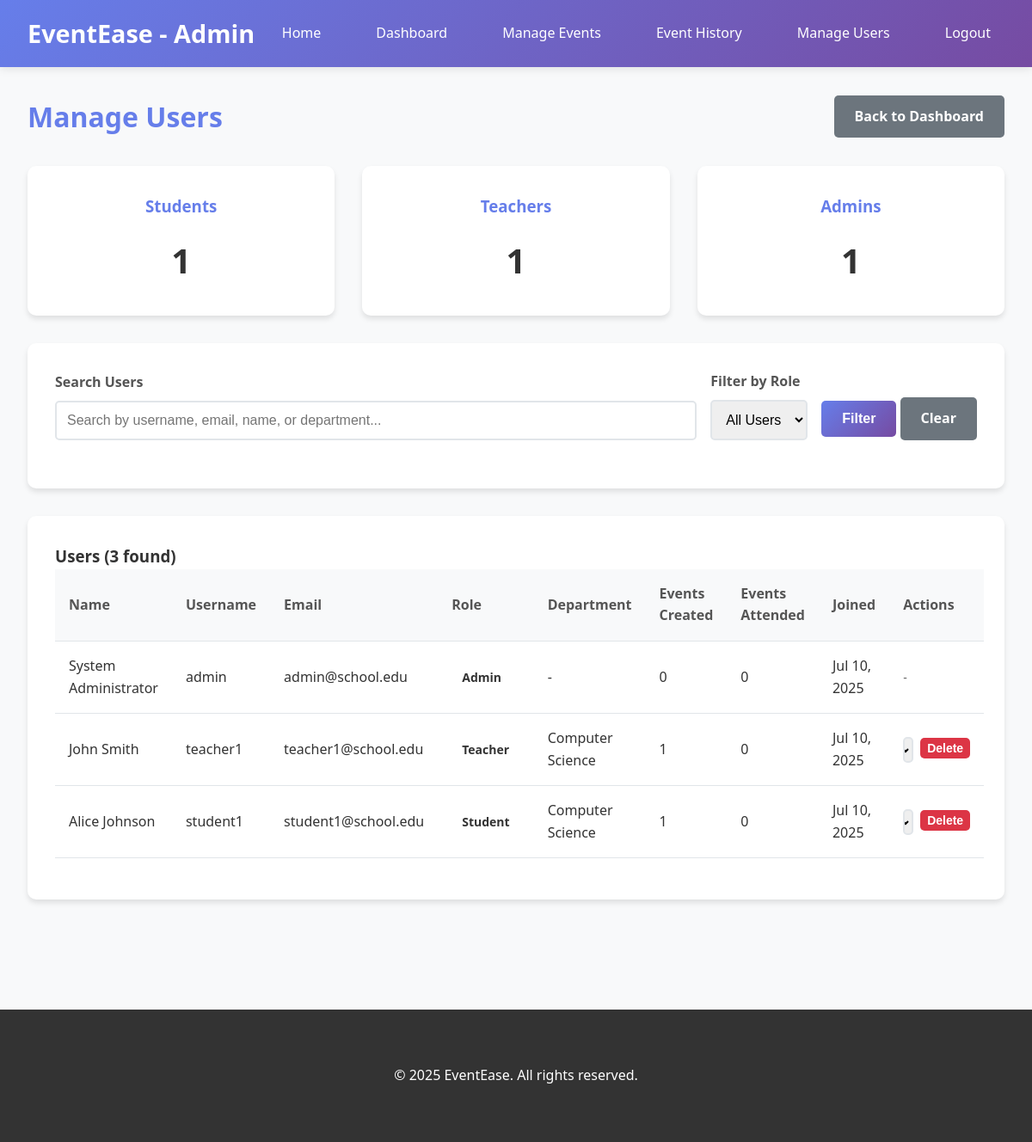
The page /admin/users.php (signed in) on the database its author committed.
### tables this page shows
CREATE TABLE users (
    id INT PRIMARY KEY AUTO_INCREMENT,
    username VARCHAR(50) UNIQUE NOT NULL,
    email VARCHAR(100) UNIQUE NOT NULL,
    password VARCHAR(255) NOT NULL,
    full_name VARCHAR(100) NOT NULL,
    role ENUM('student', 'teacher', 'admin') DEFAULT 'student',
    department VARCHAR(100),
    created_at TIMESTAMP DEFAULT CURRENT_TIMESTAMP,
    updated_at TIMESTAMP DEFAULT CURRENT_TIMESTAMP ON UPDATE CURRENT_TIMESTAMP
);

### config.php (called while the page is built, shortened)
<?php
function sanitize($data) {
    return htmlspecialchars(trim($data), ENT_QUOTES, 'UTF-8');
}
?>

### admin/users.php (the view, shortened to what this page needs)
<?php
require_once '../config.php';
$pdo = getDBConnection();
$search = $_GET['search'] ?? '';
$where_conditions = [];
$params = [];
$where_clause = !empty($where_conditions) ? 'WHERE ' . implode(' AND ', $where_conditions) : '';
$query = "
    SELECT u.*,
           (SELECT COUNT(*) FROM events WHERE created_by = u.id) as events_created,
           (SELECT COUNT(*) FROM rsvps WHERE user_id = u.id AND status = 'attending') as events_attended
    FROM users u
    $where_clause
    ORDER BY u.created_at DESC
";
$stmt = $pdo->prepare($query);
$stmt->execute($params);
$users = $stmt->fetchAll();
$stmt = $pdo->query("SELECT role, COUNT(*) as count FROM users GROUP BY role");
$userStats = $stmt->fetchAll();
?>
<!DOCTYPE html>
<html lang="en">
<head>
    <link rel="stylesheet" href="../assets/css/style.css">
</head>
<body>
    <header class="header">
        <nav class="navbar">
            <div class="logo"><?php echo SITE_NAME; ?> - Admin</div>
            <ul class="nav-links">
                <li><a href="../index.php">Home</a></li>
                <li><a href="dashboard.php">Dashboard</a></li>
                <li><a href="events.php">Manage Events</a></li>
                <li><a href="event_history.php">Event History</a></li>
                <li><a href="users.php">Manage Users</a></li>
                <li><a href="../logout.php">Logout</a></li>
            </ul>
        </nav>
    </header>
    <main>
        <div class="container">
            <div style="display: flex; justify-content: space-between; align-items: center; margin-bottom: 2rem;">
                <h1 style="color: #667eea;">Manage Users</h1>
                <a href="dashboard.php" class="btn btn-secondary">Back to Dashboard</a>
            </div>
            <div class="dashboard-grid">
                <?php foreach ($userStats as $stat): ?>
                    <div class="dashboard-card">
                        <h3><?php echo ucfirst($stat['role']); ?>s</h3>
                        <div class="number"><?php echo $stat['count']; ?></div>
                    </div>
                <?php endforeach; ?>
            </div>
            <div class="card">
                <form method="GET" style="display: flex; gap: 1rem; align-items: end; flex-wrap: wrap;">
                    <div class="form-group" style="flex: 1; min-width: 200px;">
                        <label for="search">Search Users</label>
                        <input type="text" id="search" name="search" class="form-control"
                               value="<?php echo sanitize($search); ?>"
                               placeholder="Search by username, email, name, or department...">
                    </div>
                    <div class="form-group">
                        <label for="filter">Filter by Role</label>
                        <select id="filter" name="filter" class="form-control">
                            <option value="">All Users</option>
                        </select>
                    </div>
                    <div class="form-group">
                        <button type="submit" class="btn btn-primary">Filter</button>
                        <a href="users.php" class="btn btn-secondary">Clear</a>
                    </div>
                </form>
            </div>
            <div class="card">
                <h3>Users (<?php echo count($users); ?> found)</h3>
                <?php if (empty($users)): ?>
                    <p>No users found matching your criteria.</p>
                <?php else: ?>
                    <div class="table-responsive">
                        <table class="table">
                            <thead>
                                <tr>
                                    <th>Name</th>
                                    <th>Username</th>
                                    <th>Email</th>
                                    <th>Role</th>
                                    <th>Department</th>
                                    <th>Events Created</th>
                                    <th>Events Attended</th>
                                    <th>Joined</th>
                                    <th>Actions</th>
                                </tr>
                            </thead>
                            <tbody>
                                <?php foreach ($users as $user): ?>
                                    <tr>
                                        <td><?php echo sanitize($user['full_name']); ?></td>
                                        <td><?php echo sanitize($user['username']); ?></td>
                                        <td><?php echo sanitize($user['email']); ?></td>
                                        <td>
                                            <span class="badge badge-<?php echo $user['role']; ?>">
                                                <?php echo ucfirst($user['role']); ?>
                                            </span>
                                        </td>
                                        <td><?php echo sanitize($user['department'] ?: '-'); ?></td>
                                        <td><?php echo $user['events_created']; ?></td>
                                        <td><?php echo $user['events_attended']; ?></td>
                                        <td><?php echo date('M j, Y', strtotime($user['created_at'])); ?></td>
                                        <td>
                                            <?php if ($user['id'] !== $_SESSION['user_id'] && $user['role'] !== 'admin'): ?>
                                                <div style="display: flex; gap: 0.5rem;">
                                                    <form method="POST" style="display: inline;">
                                                        <select name="new_role" class="form-control" style="padding: 0.25rem; font-size: 0.875rem;" onchange="this.form.submit()">
                                                            <option value="student" <?php echo $user['role'] === 'student' ? 'selected' : ''; ?>>Student</option>
                                                            <option value="teacher" <?php echo $user['role'] === 'teacher' ? 'selected' : ''; ?>>Teacher</option>
                                                        </select>
                                                    </form>
                                                    <form method="POST" style="display: inline;" onsubmit="return confirm('Are you sure you want to delete this user? This action cannot be undone.')">
                                                        <button type="submit" class="btn btn-danger" style="padding: 0.25rem 0.5rem; font-size: 0.875rem;">Delete</button>
                                                    </form>
                                                </div>
                                            <?php else: ?>
                                                <span style="color: #666; font-size: 0.875rem;">-</span>
                                            <?php endif; ?>
                                        </td>
                                    </tr>
                                <?php endforeach; ?>
                            </tbody>
                        </table>
                    </div>
                <?php endif; ?>
            </div>
        </div>
    </main>
    <footer class="footer">
        <div class="container">
            <p>&copy; <?php echo date('Y'); ?> <?php echo SITE_NAME; ?>. All rights reserved.</p>
        </div>
    </footer>
</body>
</html>

### assets/css/style.css (style rules this page uses)
* { margin: 0; padding: 0; box-sizing: border-box; }
body { font-family: 'Segoe UI', Tahoma, Geneva, Verdana, sans-serif; line-height: 1.6; color: #333; background-color: #f8f9fa; }
.header { background: linear-gradient(135deg, #667eea 0%, #764ba2 100%); color: white; padding: 1rem 0; box-shadow: 0 2px 10px rgba(0,0,0,0.1); }
.navbar { display: flex; justify-content: space-between; align-items: center; max-width: 1200px; margin: 0 auto; padding: 0 2rem; }
.logo { font-size: 1.8rem; font-weight: bold; }
.nav-links { display: flex; list-style: none; gap: 2rem; }
.nav-links a { color: white; text-decoration: none; padding: 0.5rem 1rem; border-radius: 5px; transition: background-color 0.3s; }
.container { max-width: 1200px; margin: 0 auto; padding: 2rem; }
.card { background: white; border-radius: 10px; box-shadow: 0 4px 6px rgba(0,0,0,0.1); padding: 2rem; margin-bottom: 2rem; }
.form-group { margin-bottom: 1.5rem; }
.form-group label { display: block; margin-bottom: 0.5rem; font-weight: 600; color: #555; }
.form-control { width: 100%; padding: 0.75rem; border: 2px solid #e1e5e9; border-radius: 5px; font-size: 1rem; transition: border-color 0.3s; }
.btn { display: inline-block; padding: 0.75rem 1.5rem; border: none; border-radius: 5px; font-size: 1rem; font-weight: 600; text-decoration: none; cursor: pointer; transition: all 0.3s; text-align: center; }
.btn-primary { background: linear-gradient(135deg, #667eea 0%, #764ba2 100%); color: white; }
.btn-danger { background: #dc3545; color: white; }
.btn-secondary { background: #6c757d; color: white; }
.table { width: 100%; border-collapse: collapse; margin-bottom: 1rem; }
.table th, .table td { padding: 1rem; text-align: left; border-bottom: 1px solid #e1e5e9; }
.table th { background-color: #f8f9fa; font-weight: 600; color: #555; }
.badge { padding: 0.25rem 0.75rem; border-radius: 20px; font-size: 0.875rem; font-weight: 600; }
.dashboard-grid { display: grid; grid-template-columns: repeat(auto-fit, minmax(300px, 1fr)); gap: 2rem; margin-bottom: 2rem; }
.dashboard-card { background: white; border-radius: 10px; padding: 2rem; box-shadow: 0 4px 6px rgba(0,0,0,0.1); text-align: center; }
.dashboard-card h3 { color: #667eea; margin-bottom: 1rem; }
.dashboard-card .number { font-size: 2.5rem; font-weight: bold; color: #333; }
.footer { background: #333; color: white; text-align: center; padding: 2rem; margin-top: 4rem; }

### rows shown on the page
users: full_name "System Administrator", username "admin", email "admin@school.edu", role "Admin", department "-", events_created "0", events_attended "0", created_at "Jul 10, 2025"
users: full_name "John Smith", username "teacher1", email "teacher1@school.edu", role "Teacher", department "Computer Science", events_created "1", events_attended "0", created_at "Jul 10, 2025", new_role "Teacher"
users: full_name "Alice Johnson", username "student1", email "student1@school.edu", role "Student", department "Computer Science", events_created "1", events_attended "0", created_at "Jul 10, 2025", new_role "Student"

### other values the page prints
SITE_NAME "EventEase"
$stat['role'] "Student"
$stat['count'] "1"
$stat['role'] "Teacher"
$stat['role'] "Admin"
count($users) "3"
